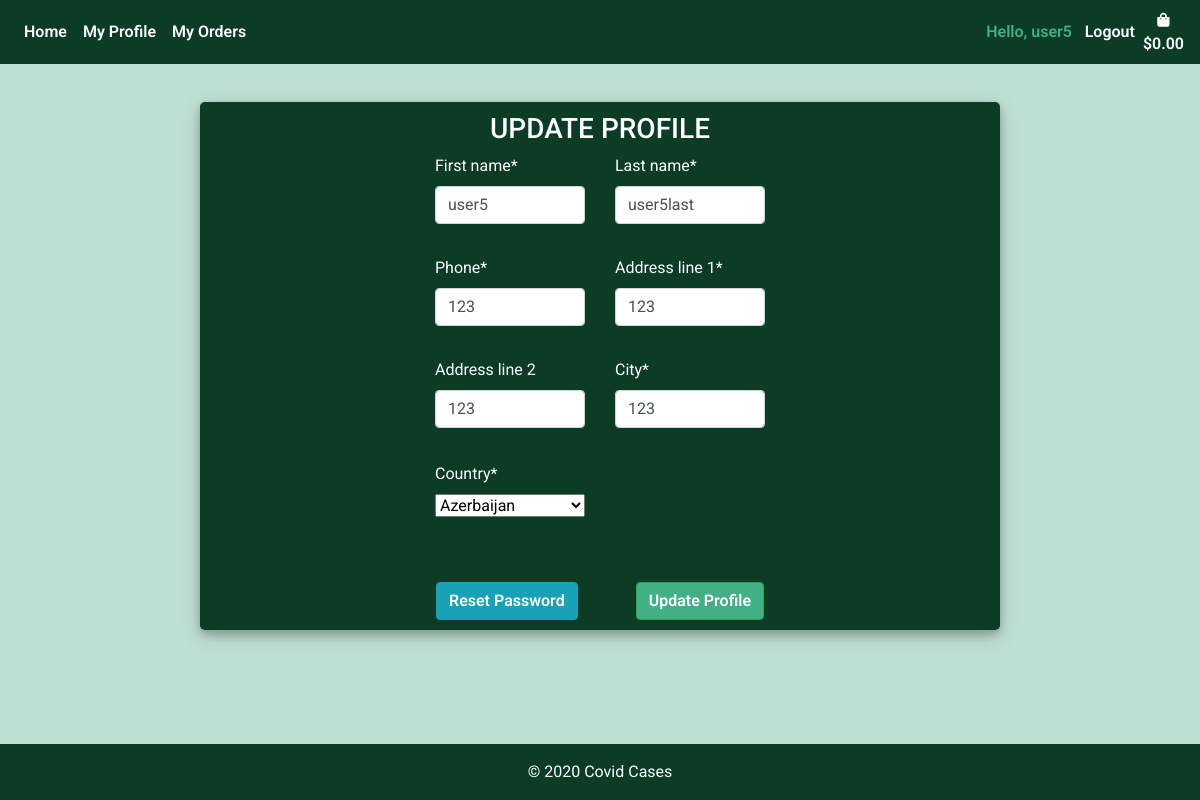
The page /edit_profile/ (signed in) on the database its author committed.
### profiles/models.py (models this page shows)
class Customer(models.Model):
    user = models.OneToOneField(User, null=True, on_delete=models.CASCADE, blank=True)
    name = models.CharField(max_length=settings.CONST_PROFILE_ATTR, null=True)
    first_name = models.CharField(max_length=settings.CONST_PROFILE_ATTR, null=True)
    last_name = models.CharField(max_length=settings.CONST_PROFILE_ATTR, null=True)
    phone = models.CharField(max_length=settings.CONST_PROFILE_ATTR, null=True)
    email = models.CharField(max_length=settings.CONST_PROFILE_ATTR, null=True, unique=True)
    city = models.CharField(max_length=settings.CONST_PROFILE_ATTR, null=True)
    address_line_1 = models.CharField(max_length=settings.CONST_PROFILE_ADDRESS, null=True)
    address_line_2 = models.CharField(max_length=settings.CONST_PROFILE_ADDRESS, null=True, default="")
    country = CountryField(null=True)
    date_created = models.DateTimeField(auto_now_add=True, null=True)

### profiles/views.py (the view)
# urls.py: path("edit_profile/", views.edit_profile, name="edit_profile"),
@login_required
def edit_profile(request):
    customer = Customer.objects.filter(email=request.user.username).first()
    form = CustomerForm(request.POST or None, instance=customer)
    if request.method == "POST":
        if form.is_valid():
            form.save()
            return redirect(reverse("products"))
    context = {
        "form": form,
    }
    return render(request, "profiles/edit_profile.html", context)

### profiles/forms.py
class CustomerForm(forms.ModelForm):
    first_name = forms.CharField(max_length=settings.CONST_PROFILE_ATTR)
    last_name = forms.CharField(max_length=settings.CONST_PROFILE_ATTR)
    phone = forms.CharField(max_length=settings.CONST_PROFILE_ATTR, required=True)
    city = forms.CharField(max_length=settings.CONST_PROFILE_ATTR, required=True)
    address_line_2 = forms.CharField(max_length=settings.CONST_PROFILE_ADDRESS, required=False)
    class Meta:
        model = Customer
        fields = ("first_name",
        "last_name",
        "phone",
        "address_line_1",
        "address_line_2",
        "country",
        "city")
    def __init__(self, *args, **kwargs):
        super(CustomerForm, self).__init__(*args, **kwargs)
        for fieldname in ["first_name", "last_name", "phone",
        "address_line_1", "address_line_2", "country", "city"]:
            self.fields[fieldname].helper = FormHelper()

### profiles/templates/profiles/edit_profile.html (shortened to what this page needs)
{% extends 'base.html'%}
{% load static %}
{% load crispy_forms_tags %}
{% block content %}
    <div class="container h-100 mt-3">
		<div class="d-flex justify-content-center h-100">
			<div class="user_card">
				<div class="d-flex justify-content-center">
					<h3 id="form-title">UPDATE PROFILE</h3>
				</div>
				<div class="d-flex justify-content-center form_container">
					<form method="POST" id="profile_form">
						<div class="row">
                        	<div class="col-md-6  text-center mb-3">
                                {{ form.first_name|as_crispy_field }}
                            </div>
							<div class="col-md-6  text-center mb-3">
                                {{ form.last_name|as_crispy_field }}
                            </div>
						</div>
						<div class="row">
                            <div class="col-md-6 text-center mb-3">
                                {{ form.phone|as_crispy_field }}
                            </div>
                            <div class="col-md-6 text-center mb-3">
                                {{ form.address_line_1|as_crispy_field }}
                            </div>
						</div>
						<div class="row">
                            <div class="col-md-6 text-center mb-3">
                                {{ form.address_line_2|as_crispy_field }}
                            </div>
                            <div class="col-md-6 text-center mb-3">
                                {{ form.city|as_crispy_field }}
                            </div>
						</div>
						<div class="row">
							<div class="col-md-6  text-center mb-3">
                                <div id="profile_country">
                                {{ form.country|as_crispy_field }}
                                </div>
                            </div>
						</div>
						<div class="row">
                        </div>
                        <div class="row mt-3 login_container">
                        {% if user.is_authenticated %}
                            <a class="btn btn-info mr-auto" href="{% url 'account_reset_password' %}">Reset Password</a>
                        {% endif %}
                            <button class="btn btn-success ml-auto">Update Profile</button>
                        </div>
					</form>
				</div>
			</div>
		</div>
	</div>
{% endblock %}

### templates/base.html (shortened to what this page needs)
{% load static %}
<!DOCTYPE html>
<html lang="en">
<head>
    {% block corecss %}
    <link rel="stylesheet" href="https://stackpath.bootstrapcdn.com/bootstrap/4.5.2/css/bootstrap.min.css"
>
    <link rel="stylesheet" href="https://use.fontawesome.com/releases/v5.6.1/css/all.css">
    <link rel="stylesheet" href="{% static 'css/base.css' %}">
    {% endblock %}
</head>
<body>
    <nav class="navbar navbar-expand-md navbar-light navbar-bg" style="height:100%;">
        <div class="collapse navbar-collapse" id="navbarCollapse">
            <div class="navbar-nav">
                <a href="{% url 'products' %}" class="nav-item nav-link active">Home</a>
                {% if user.is_authenticated %}
                    <a href="{% url 'edit_profile' %}" class="nav-item nav-link">My Profile</a>
                    <a href="{% url 'order_history' %}" class="nav-item nav-link">My Orders</a>
                {% endif %}
            </div>
            <div class="navbar-nav ml-auto">
                {% if user.is_authenticated %}
                    <span class="nav-item hello-msg">Hello, {{ request.user.first_name }}</span>
                    <a href="{% url 'logout_user' %}" class="nav-item nav-link">Logout</a>
                {% else %}
                    <a href="{% url 'login_page' %}" class="nav-item nav-link">Login</a>
                    <a href="{% url 'sign_up' %}" class="nav-item nav-link">Sign up</a>
                {% endif%}
                <a class="d-none d-md-inline-block d-lg-inline-block d-xl-inline-block {% if grand_total %} font-weight-bold{% else %}text-black{% endif %} nav-link nav-item"
                        href="{% url 'view_bag' %}" style="padding:0;">
                        <div class="text-center ">
                            <div><i class="fas fa-shopping-bag fa-sm"></i></div>
                            <p class="mt-0 px-0" style="margin:0;">
                                {% if request.session.grand_total %}
                                    ${{ request.session.grand_total |floatformat:2 }}
                                {% else %}
                                    $0.00
                                {% endif %}
                            </p>
                        </div>
                    </a>
            </div>
        </div>
    </nav>
    {% block content %}
    {% endblock%}
    <footer class="page-footer font-small fixed-bottom">
        <div class="footer-copyright text-center py-3">
            © 2020 <span>Covid Cases</span>
        </div>
    </footer>
</body>
</html>

### static/css/base.css (style rules this page uses)
body { background-color: #bee0d3; color: #0C3C26; font-family: 'Roboto', sans-serif; margin: 0; padding: 0; padding-bottom: 3.75rem; margin: 0 0 2.5rem; }
html { position: relative; min-height: 100%; }
label { text-align: right; width: 4.688rem; padding-right: 1.25rem; }
.navbar-bg { background-color: #0C3C26; }
a { color: #fff; }
.btn { font-weight: 600; }
.navbar-light .navbar-nav .nav-link.active { color: #fff; font-weight: 600; }
.navbar-light .navbar-nav .nav-link { color: #fff; font-weight: 600; margin: auto; }
.page-footer { background: #0C3C26; width: 100%; color: #fff; position: absolute; }
a { color: #fff; font-weight: 600; }
.hello-msg { color: #41b085; margin-top: auto; margin-bottom: auto; text-align: center; margin-right: 0.3rem; font-weight: 600; }
.user_card { background: #0C3C26; color: #fff; width: 50rem; margin-top: 2%; margin-bottom: auto; position: relative; display: flex; justify-content: center; flex-direction: column; padding: 0.625rem; box-shadow: 0 0.25rem 0.5rem 0 rgba(0, 0, 0, 0.2), 0 0.375rem 1.25rem 0 rgba(0, 0, 0, 0.19); border-radius: 0.3rem; margin-top: 2%; }
.user_card label { width: 12.5rem; text-align: left; padding: 0; }
#form-title { color: #fff; text-align: center; }
.btn-success { background: #41b085 !important; color: #fff !important; font-weight: 600; }
.login_container { padding: 0 1rem; }
#profile_form label { width: 9.375rem; padding: 0; text-align: left; }
#profile_form input { width: 9.375rem; }
#profile_country { margin-top: 0.125rem; }
#profile_country select { width: 9.375rem; }
#id_country { width: 12.5rem; }
.form_container label { text-align: left; }

### rows shown on the page
Customer: first_name "user5", last_name "user5last", phone "123", address_line_1 "123", address_line_2 "123", city "123", country "Azerbaijan"

### other values the page prints
{{ request.user.first_name }} "user5"
